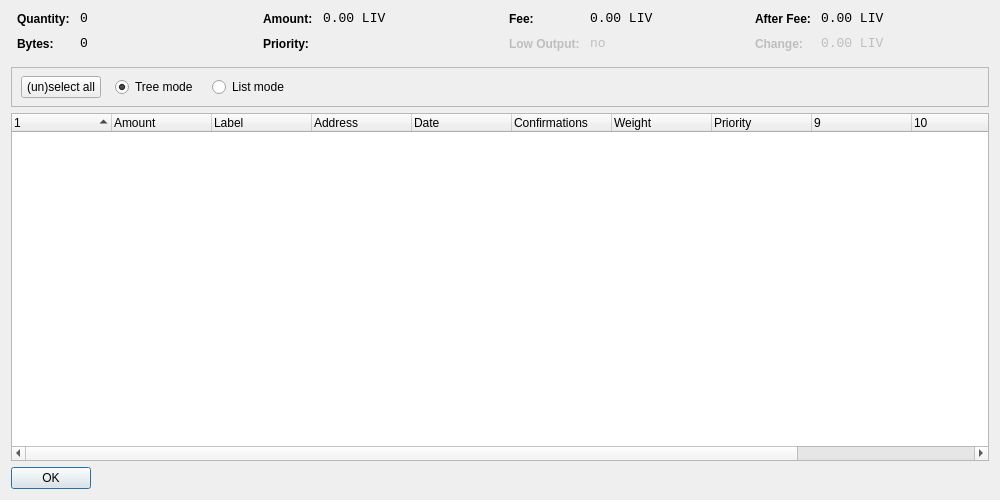
<?xml version="1.0" encoding="UTF-8"?>
<ui version="4.0">
 <class>CoinControlDialog</class>
 <widget class="QWidget" name="CoinControlDialog">
  <property name="geometry">
   <rect>
    <x>0</x>
    <y>0</y>
    <width>1000</width>
    <height>500</height>
   </rect>
  </property>
  <property name="windowTitle">
   <string>Coin Control</string>
  </property>
  <layout class="QVBoxLayout" name="verticalLayout">
   <item>
    <layout class="QHBoxLayout" name="horizontalLayoutTop" stretch="0,0,0,0">
     <property name="topMargin">
      <number>0</number>
     </property>
     <property name="bottomMargin">
      <number>10</number>
     </property>
     <item>
      <layout class="QFormLayout" name="formLayoutCoinControl1">
       <property name="horizontalSpacing">
        <number>10</number>
       </property>
       <property name="verticalSpacing">
        <number>10</number>
       </property>
       <property name="leftMargin">
        <number>6</number>
       </property>
       <property name="rightMargin">
        <number>6</number>
       </property>
       <item row="0" column="0">
        <widget class="QLabel" name="labelCoinControlQuantityText">
         <property name="styleSheet">
          <string notr="true">font-weight:bold;</string>
         </property>
         <property name="text">
          <string>Quantity:</string>
         </property>
        </widget>
       </item>
       <item row="0" column="1">
        <widget class="QLabel" name="labelCoinControlQuantity">
         <property name="font">
          <font>
           <family>Monospace</family>
           <pointsize>10</pointsize>
          </font>
         </property>
         <property name="cursor">
          <cursorShape>IBeamCursor</cursorShape>
         </property>
         <property name="contextMenuPolicy">
          <enum>Qt::ActionsContextMenu</enum>
         </property>
         <property name="text">
          <string notr="true">0</string>
         </property>
         <property name="textInteractionFlags">
          <set>Qt::LinksAccessibleByMouse|Qt::TextSelectableByKeyboard|Qt::TextSelectableByMouse</set>
         </property>
        </widget>
       </item>
       <item row="1" column="0">
        <widget class="QLabel" name="labelCoinControlBytesText">
         <property name="styleSheet">
          <string notr="true">font-weight:bold;</string>
         </property>
         <property name="text">
          <string>Bytes:</string>
         </property>
        </widget>
       </item>
       <item row="1" column="1">
        <widget class="QLabel" name="labelCoinControlBytes">
         <property name="font">
          <font>
           <family>Monospace</family>
           <pointsize>10</pointsize>
          </font>
         </property>
         <property name="cursor">
          <cursorShape>IBeamCursor</cursorShape>
         </property>
         <property name="contextMenuPolicy">
          <enum>Qt::ActionsContextMenu</enum>
         </property>
         <property name="text">
          <string notr="true">0</string>
         </property>
         <property name="textInteractionFlags">
          <set>Qt::LinksAccessibleByMouse|Qt::TextSelectableByKeyboard|Qt::TextSelectableByMouse</set>
         </property>
        </widget>
       </item>
      </layout>
     </item>
     <item>
      <layout class="QFormLayout" name="formLayoutCoinControl2">
       <property name="horizontalSpacing">
        <number>10</number>
       </property>
       <property name="verticalSpacing">
        <number>10</number>
       </property>
       <property name="leftMargin">
        <number>6</number>
       </property>
       <property name="rightMargin">
        <number>6</number>
       </property>
       <item row="0" column="0">
        <widget class="QLabel" name="labelCoinControlAmountText">
         <property name="styleSheet">
          <string notr="true">font-weight:bold;</string>
         </property>
         <property name="text">
          <string>Amount:</string>
         </property>
        </widget>
       </item>
       <item row="0" column="1">
        <widget class="QLabel" name="labelCoinControlAmount">
         <property name="font">
          <font>
           <family>Monospace</family>
           <pointsize>10</pointsize>
          </font>
         </property>
         <property name="cursor">
          <cursorShape>IBeamCursor</cursorShape>
         </property>
         <property name="contextMenuPolicy">
          <enum>Qt::ActionsContextMenu</enum>
         </property>
         <property name="text">
          <string notr="true">0.00 LIV</string>
         </property>
         <property name="textInteractionFlags">
          <set>Qt::LinksAccessibleByMouse|Qt::TextSelectableByKeyboard|Qt::TextSelectableByMouse</set>
         </property>
        </widget>
       </item>
       <item row="1" column="0">
        <widget class="QLabel" name="labelCoinControlPriorityText">
         <property name="styleSheet">
          <string notr="true">font-weight:bold;</string>
         </property>
         <property name="text">
          <string>Priority:</string>
         </property>
        </widget>
       </item>
       <item row="1" column="1">
        <widget class="QLabel" name="labelCoinControlPriority">
         <property name="font">
          <font>
           <family>Monospace</family>
           <pointsize>10</pointsize>
          </font>
         </property>
         <property name="cursor">
          <cursorShape>IBeamCursor</cursorShape>
         </property>
         <property name="contextMenuPolicy">
          <enum>Qt::ActionsContextMenu</enum>
         </property>
         <property name="text">
          <string/>
         </property>
         <property name="textInteractionFlags">
          <set>Qt::LinksAccessibleByMouse|Qt::TextSelectableByKeyboard|Qt::TextSelectableByMouse</set>
         </property>
        </widget>
       </item>
      </layout>
     </item>
     <item>
      <layout class="QFormLayout" name="formLayoutCoinControl3">
       <property name="horizontalSpacing">
        <number>10</number>
       </property>
       <property name="verticalSpacing">
        <number>10</number>
       </property>
       <property name="leftMargin">
        <number>6</number>
       </property>
       <property name="rightMargin">
        <number>6</number>
       </property>
       <item row="0" column="0">
        <widget class="QLabel" name="labelCoinControlFeeText">
         <property name="styleSheet">
          <string notr="true">font-weight:bold;</string>
         </property>
         <property name="text">
          <string>Fee:</string>
         </property>
        </widget>
       </item>
       <item row="0" column="1">
        <widget class="QLabel" name="labelCoinControlFee">
         <property name="font">
          <font>
           <family>Monospace</family>
           <pointsize>10</pointsize>
          </font>
         </property>
         <property name="cursor">
          <cursorShape>IBeamCursor</cursorShape>
         </property>
         <property name="contextMenuPolicy">
          <enum>Qt::ActionsContextMenu</enum>
         </property>
         <property name="text">
          <string notr="true">0.00 LIV</string>
         </property>
         <property name="textInteractionFlags">
          <set>Qt::LinksAccessibleByMouse|Qt::TextSelectableByKeyboard|Qt::TextSelectableByMouse</set>
         </property>
        </widget>
       </item>
       <item row="1" column="0">
        <widget class="QLabel" name="labelCoinControlLowOutputText">
         <property name="enabled">
          <bool>false</bool>
         </property>
         <property name="styleSheet">
          <string notr="true">font-weight:bold;</string>
         </property>
         <property name="text">
          <string>Low Output:</string>
         </property>
        </widget>
       </item>
       <item row="1" column="1">
        <widget class="QLabel" name="labelCoinControlLowOutput">
         <property name="enabled">
          <bool>false</bool>
         </property>
         <property name="font">
          <font>
           <family>Monospace</family>
           <pointsize>10</pointsize>
          </font>
         </property>
         <property name="cursor">
          <cursorShape>IBeamCursor</cursorShape>
         </property>
         <property name="contextMenuPolicy">
          <enum>Qt::ActionsContextMenu</enum>
         </property>
         <property name="text">
          <string>no</string>
         </property>
         <property name="textInteractionFlags">
          <set>Qt::LinksAccessibleByMouse|Qt::TextSelectableByKeyboard|Qt::TextSelectableByMouse</set>
         </property>
        </widget>
       </item>
      </layout>
     </item>
     <item>
      <layout class="QFormLayout" name="formLayoutCoinControl4">
       <property name="horizontalSpacing">
        <number>10</number>
       </property>
       <property name="verticalSpacing">
        <number>10</number>
       </property>
       <property name="leftMargin">
        <number>6</number>
       </property>
       <property name="rightMargin">
        <number>6</number>
       </property>
       <item row="0" column="0">
        <widget class="QLabel" name="labelCoinControlAfterFeeText">
         <property name="styleSheet">
          <string notr="true">font-weight:bold;</string>
         </property>
         <property name="text">
          <string>After Fee:</string>
         </property>
        </widget>
       </item>
       <item row="0" column="1">
        <widget class="QLabel" name="labelCoinControlAfterFee">
         <property name="font">
          <font>
           <family>Monospace</family>
           <pointsize>10</pointsize>
          </font>
         </property>
         <property name="cursor">
          <cursorShape>IBeamCursor</cursorShape>
         </property>
         <property name="contextMenuPolicy">
          <enum>Qt::ActionsContextMenu</enum>
         </property>
         <property name="text">
          <string notr="true">0.00 LIV</string>
         </property>
         <property name="textInteractionFlags">
          <set>Qt::LinksAccessibleByMouse|Qt::TextSelectableByKeyboard|Qt::TextSelectableByMouse</set>
         </property>
        </widget>
       </item>
       <item row="1" column="0">
        <widget class="QLabel" name="labelCoinControlChangeText">
         <property name="enabled">
          <bool>false</bool>
         </property>
         <property name="styleSheet">
          <string notr="true">font-weight:bold;</string>
         </property>
         <property name="text">
          <string>Change:</string>
         </property>
        </widget>
       </item>
       <item row="1" column="1">
        <widget class="QLabel" name="labelCoinControlChange">
         <property name="enabled">
          <bool>false</bool>
         </property>
         <property name="font">
          <font>
           <family>Monospace</family>
           <pointsize>10</pointsize>
          </font>
         </property>
         <property name="cursor">
          <cursorShape>IBeamCursor</cursorShape>
         </property>
         <property name="contextMenuPolicy">
          <enum>Qt::ActionsContextMenu</enum>
         </property>
         <property name="text">
          <string notr="true">0.00 LIV</string>
         </property>
         <property name="textInteractionFlags">
          <set>Qt::LinksAccessibleByMouse|Qt::TextSelectableByKeyboard|Qt::TextSelectableByMouse</set>
         </property>
        </widget>
       </item>
      </layout>
     </item>
    </layout>
   </item>
   <item>
    <widget class="QFrame" name="frame">
     <property name="minimumSize">
      <size>
       <width>0</width>
       <height>40</height>
      </size>
     </property>
     <property name="frameShape">
      <enum>QFrame::StyledPanel</enum>
     </property>
     <property name="frameShadow">
      <enum>QFrame::Sunken</enum>
     </property>
     <widget class="QWidget" name="horizontalLayoutWidget">
      <property name="geometry">
       <rect>
        <x>10</x>
        <y>0</y>
        <width>781</width>
        <height>41</height>
       </rect>
      </property>
      <layout class="QHBoxLayout" name="horizontalLayoutPanel" stretch="0,0,0,0">
       <property name="spacing">
        <number>14</number>
       </property>
       <item>
        <widget class="QPushButton" name="pushButtonSelectAll">
         <property name="sizePolicy">
          <sizepolicy hsizetype="Maximum" vsizetype="Fixed">
           <horstretch>0</horstretch>
           <verstretch>0</verstretch>
          </sizepolicy>
         </property>
         <property name="text">
          <string>(un)select all</string>
         </property>
        </widget>
       </item>
       <item>
        <widget class="QRadioButton" name="radioTreeMode">
         <property name="sizePolicy">
          <sizepolicy hsizetype="Maximum" vsizetype="Fixed">
           <horstretch>0</horstretch>
           <verstretch>0</verstretch>
          </sizepolicy>
         </property>
         <property name="text">
          <string>Tree mode</string>
         </property>
         <property name="checked">
          <bool>true</bool>
         </property>
        </widget>
       </item>
       <item>
        <widget class="QRadioButton" name="radioListMode">
         <property name="sizePolicy">
          <sizepolicy hsizetype="Maximum" vsizetype="Fixed">
           <horstretch>0</horstretch>
           <verstretch>0</verstretch>
          </sizepolicy>
         </property>
         <property name="text">
          <string>List mode</string>
         </property>
        </widget>
       </item>
       <item>
        <spacer name="horizontalSpacer">
         <property name="orientation">
          <enum>Qt::Horizontal</enum>
         </property>
         <property name="sizeHint" stdset="0">
          <size>
           <width>40</width>
           <height>20</height>
          </size>
         </property>
        </spacer>
       </item>
      </layout>
     </widget>
    </widget>
   </item>
   <item>
    <widget class="CoinControlTreeWidget" name="treeWidget">
     <property name="contextMenuPolicy">
      <enum>Qt::CustomContextMenu</enum>
     </property>
     <property name="sortingEnabled">
      <bool>false</bool>
     </property>
     <property name="columnCount">
      <number>12</number>
     </property>
     <attribute name="headerShowSortIndicator" stdset="0">
      <bool>true</bool>
     </attribute>
     <attribute name="headerStretchLastSection">
      <bool>false</bool>
     </attribute>
     <column>
      <property name="text">
       <string/>
      </property>
     </column>
     <column>
      <property name="text">
       <string>Amount</string>
      </property>
     </column>
     <column>
      <property name="text">
       <string>Label</string>
      </property>
     </column>
     <column>
      <property name="text">
       <string>Address</string>
      </property>
     </column>
     <column>
      <property name="text">
       <string>Date</string>
      </property>
     </column>
     <column>
      <property name="text">
       <string>Confirmations</string>
      </property>
      <property name="toolTip">
       <string>Confirmed</string>
      </property>
     </column>
     <column>
      <property name="text">
       <string>Weight</string>
      </property>
     </column>
     <column>
      <property name="text">
       <string>Priority</string>
      </property>
     </column>
     <column>
      <property name="text">
       <string/>
      </property>
     </column>
     <column>
      <property name="text">
       <string/>
      </property>
     </column>
     <column>
      <property name="text">
       <string/>
      </property>
     </column>
     <column>
      <property name="text">
       <string/>
      </property>
     </column>
    </widget>
   </item>
   <item>
    <widget class="QDialogButtonBox" name="buttonBox">
     <property name="sizePolicy">
      <sizepolicy hsizetype="Maximum" vsizetype="Fixed">
       <horstretch>0</horstretch>
       <verstretch>0</verstretch>
      </sizepolicy>
     </property>
     <property name="orientation">
      <enum>Qt::Horizontal</enum>
     </property>
     <property name="standardButtons">
      <set>QDialogButtonBox::Ok</set>
     </property>
    </widget>
   </item>
  </layout>
 </widget>
 <customwidgets>
  <customwidget>
   <class>CoinControlTreeWidget</class>
   <extends>QTreeWidget</extends>
   <header>coincontroltreewidget.h</header>
  </customwidget>
 </customwidgets>
 <resources/>
 <connections/>
</ui>
